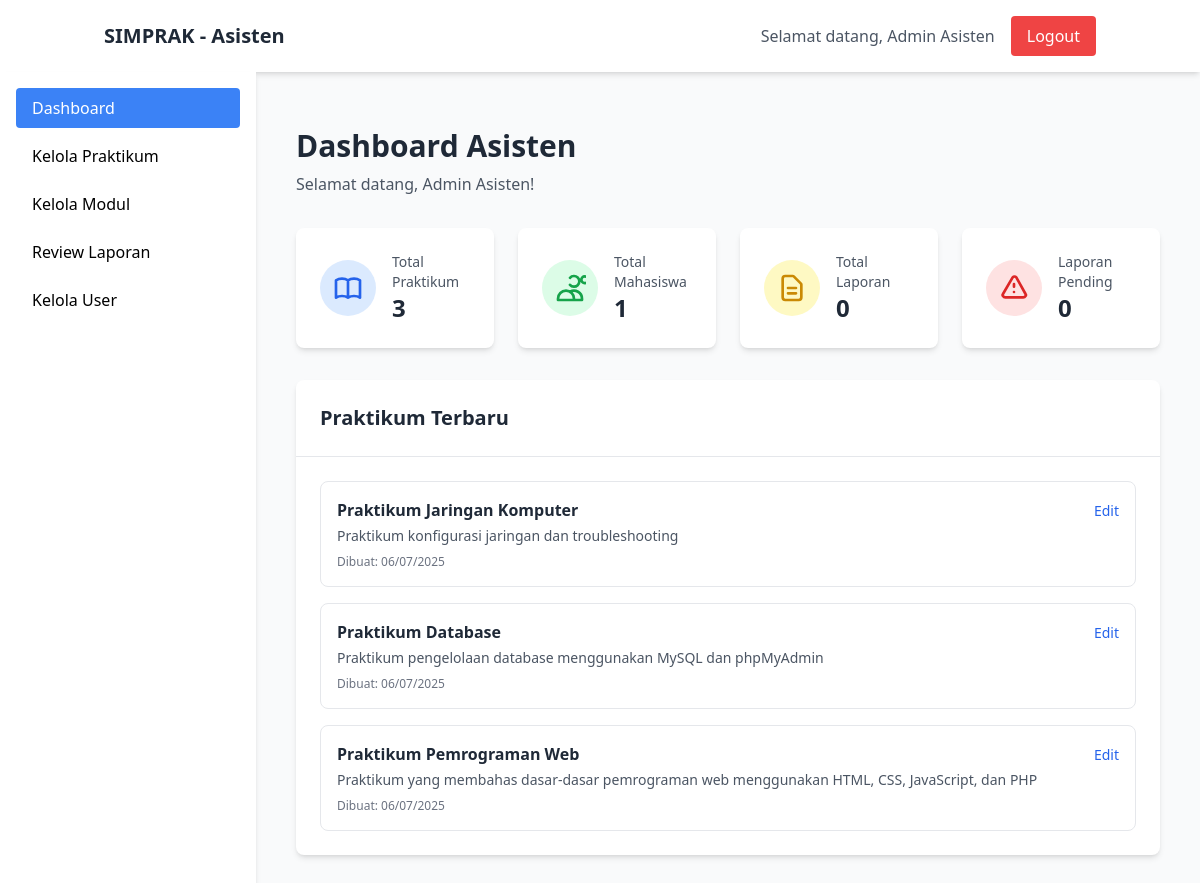
/asisten/dashboard.php (signed in), run on the app's committed database.
### tables this page shows
CREATE TABLE `praktikum` (
  `id` int(11) NOT NULL,
  `asisten_id` int(11) NOT NULL,
  `nama` varchar(100) NOT NULL,
  `deskripsi` text NOT NULL,
  `durasi` varchar(50) DEFAULT NULL,
  `created_at` timestamp NOT NULL DEFAULT current_timestamp()
);

### asisten/dashboard.php (the view, shortened to what this page needs)
<?php
require_once '../config.php';
$asisten_id = $_SESSION['user_id'];
$total_praktikum = $conn->query("SELECT COUNT(*) as total FROM praktikum WHERE asisten_id = $asisten_id")->fetch_assoc()['total'];
$total_mahasiswa = $conn->query("SELECT COUNT(*) as total FROM users WHERE role = 'mahasiswa'")->fetch_assoc()['total'];
$total_laporan = $conn->query("SELECT COUNT(*) as total FROM laporan")->fetch_assoc()['total'];
$laporan_pending = $conn->query("SELECT COUNT(*) as total FROM laporan WHERE status = 'pending'")->fetch_assoc()['total'];
$stmt = $conn->prepare("SELECT * FROM praktikum WHERE asisten_id = ? ORDER BY created_at DESC LIMIT 5");
$stmt->bind_param("i", $asisten_id);
$stmt->execute();
$praktikum_terbaru = $stmt->get_result();
include 'templates/header.php';
?>
<div class="container mx-auto px-4 py-8">
    <div class="mb-8">
        <h1 class="text-3xl font-bold text-gray-800">Dashboard Asisten</h1>
        <p class="text-gray-600 mt-2">Selamat datang, <?php echo htmlspecialchars($_SESSION['nama']); ?>!</p>
    </div>
    <div class="grid grid-cols-1 md:grid-cols-2 lg:grid-cols-4 gap-6 mb-8">
        <div class="bg-white p-6 rounded-lg shadow-md">
            <div class="flex items-center">
                <div class="p-3 rounded-full bg-blue-100 text-blue-600">
                </div>
                <div class="ml-4">
                    <p class="text-sm text-gray-600">Total Praktikum</p>
                    <p class="text-2xl font-bold text-gray-800"><?php echo $total_praktikum; ?></p>
                </div>
            </div>
        </div>
        <div class="bg-white p-6 rounded-lg shadow-md">
            <div class="flex items-center">
                <div class="p-3 rounded-full bg-green-100 text-green-600">
                    <svg class="w-8 h-8" fill="none" stroke="currentColor" viewBox="0 0 24 24">
                        <path stroke-linecap="round" stroke-linejoin="round" stroke-width="2" d="M12 4.354a4 4 0 110 5.292M15 21H3v-1a6 6 0 0112 0v1zm0 0h6v-1a6 6 0 00-9-5.197m13.5-9a2.5 2.5 0 11-5 0 2.5 2.5 0 015 0z"></path>
                    </svg>
                </div>
                <div class="ml-4">
                    <p class="text-sm text-gray-600">Total Mahasiswa</p>
                    <p class="text-2xl font-bold text-gray-800"><?php echo $total_mahasiswa; ?></p>
                </div>
            </div>
        </div>
        <div class="bg-white p-6 rounded-lg shadow-md">
            <div class="flex items-center">
                <div class="p-3 rounded-full bg-yellow-100 text-yellow-600">
                    <svg class="w-8 h-8" fill="none" stroke="currentColor" viewBox="0 0 24 24">
                        <path stroke-linecap="round" stroke-linejoin="round" stroke-width="2" d="M9 12h6m-6 4h6m2 5H7a2 2 0 01-2-2V5a2 2 0 012-2h5.586a1 1 0 01.707.293l5.414 5.414a1 1 0 01.293.707V19a2 2 0 01-2 2z"></path>
                    </svg>
                </div>
                <div class="ml-4">
                    <p class="text-sm text-gray-600">Total Laporan</p>
                    <p class="text-2xl font-bold text-gray-800"><?php echo $total_laporan; ?></p>
                </div>
            </div>
        </div>
        <div class="bg-white p-6 rounded-lg shadow-md">
            <div class="flex items-center">
                <div class="p-3 rounded-full bg-red-100 text-red-600">
                    <svg class="w-8 h-8" fill="none" stroke="currentColor" viewBox="0 0 24 24">
                        <path stroke-linecap="round" stroke-linejoin="round" stroke-width="2" d="M12 9v2m0 4h.01m-6.938 4h13.856c1.54 0 2.502-1.667 1.732-2.5L13.732 4c-.77-.833-1.964-.833-2.732 0L3.732 16.5c-.77.833.192 2.5 1.732 2.5z"></path>
                    </svg>
                </div>
                <div class="ml-4">
                    <p class="text-sm text-gray-600">Laporan Pending</p>
                    <p class="text-2xl font-bold text-gray-800"><?php echo $laporan_pending; ?></p>
                </div>
            </div>
        </div>
    </div>
    <div class="bg-white rounded-lg shadow-md">
        <div class="p-6 border-b">
            <h2 class="text-xl font-bold text-gray-800">Praktikum Terbaru</h2>
        </div>
        <div class="p-6">
            <?php if ($praktikum_terbaru->num_rows > 0): ?>
                <div class="space-y-4">
                    <?php while ($row = $praktikum_terbaru->fetch_assoc()): ?>
                        <div class="border rounded-lg p-4 hover:bg-gray-50">
                            <div class="flex justify-between items-start">
                                <div>
                                    <h3 class="font-semibold text-gray-800"><?php echo htmlspecialchars($row['nama']); ?></h3>
                                    <p class="text-gray-600 text-sm mt-1"><?php echo htmlspecialchars($row['deskripsi']); ?></p>
                                    <p class="text-xs text-gray-500 mt-2">Dibuat: <?php echo date('d/m/Y', strtotime($row['created_at'])); ?></p>
                                </div>
                                <div class="text-right">
                                    <a href="edit_praktikum.php?id=<?php echo $row['id']; ?>" class="text-blue-600 hover:text-blue-800 text-sm">Edit</a>
                                </div>
                            </div>
                        </div>
                    <?php endwhile; ?>
                </div>
            <?php endif; ?>
        </div>
    </div>
</div>
<?php include 'templates/footer.php'; ?>

### data on the page
praktikum: nama "Praktikum Jaringan Komputer", deskripsi "Praktikum konfigurasi jaringan dan troubleshooting", created_at "06/07/2025"
praktikum: nama "Praktikum Database", deskripsi "Praktikum pengelolaan database menggunakan MySQL dan phpMyAdmin", created_at "06/07/2025"
praktikum: nama "Praktikum Pemrograman Web", deskripsi "Praktikum yang membahas dasar-dasar pemrograman web menggunakan HTML, CSS, JavaScript, dan PHP", created_at "06/07/2025"

### other printed values
$_SESSION['nama'] "Admin Asisten"
$total_praktikum "3"
$total_mahasiswa "1"
$total_laporan "0"
$laporan_pending "0"
